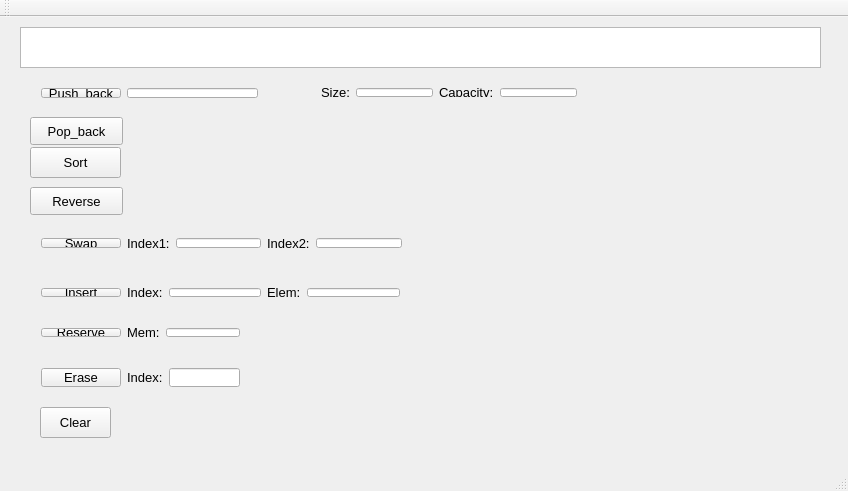
<?xml version="1.0" encoding="UTF-8"?>
<ui version="4.0">
 <class>MainWindowClass</class>
 <widget class="QMainWindow" name="MainWindowClass">
  <property name="geometry">
   <rect>
    <x>0</x>
    <y>0</y>
    <width>848</width>
    <height>491</height>
   </rect>
  </property>
  <property name="windowTitle">
   <string>MainWindow</string>
  </property>
  <widget class="QWidget" name="centralWidget">
   <widget class="QTextBrowser" name="textBrowser">
    <property name="geometry">
     <rect>
      <x>20</x>
      <y>10</y>
      <width>801</width>
      <height>41</height>
     </rect>
    </property>
   </widget>
   <widget class="QPushButton" name="popBack">
    <property name="geometry">
     <rect>
      <x>30</x>
      <y>100</y>
      <width>93</width>
      <height>28</height>
     </rect>
    </property>
    <property name="font">
     <font>
      <pointsize>10</pointsize>
     </font>
    </property>
    <property name="text">
     <string>Pop_back</string>
    </property>
   </widget>
   <widget class="QPushButton" name="sort">
    <property name="geometry">
     <rect>
      <x>30</x>
      <y>130</y>
      <width>91</width>
      <height>31</height>
     </rect>
    </property>
    <property name="font">
     <font>
      <pointsize>10</pointsize>
     </font>
    </property>
    <property name="text">
     <string>Sort</string>
    </property>
   </widget>
   <widget class="QPushButton" name="reverse">
    <property name="geometry">
     <rect>
      <x>30</x>
      <y>170</y>
      <width>93</width>
      <height>28</height>
     </rect>
    </property>
    <property name="font">
     <font>
      <pointsize>10</pointsize>
     </font>
    </property>
    <property name="text">
     <string>Reverse</string>
    </property>
   </widget>
   <widget class="QPushButton" name="clear">
    <property name="geometry">
     <rect>
      <x>40</x>
      <y>390</y>
      <width>71</width>
      <height>31</height>
     </rect>
    </property>
    <property name="font">
     <font>
      <pointsize>10</pointsize>
     </font>
    </property>
    <property name="text">
     <string>Clear</string>
    </property>
   </widget>
   <widget class="QWidget" name="">
    <property name="geometry">
     <rect>
      <x>30</x>
      <y>60</y>
      <width>239</width>
      <height>32</height>
     </rect>
    </property>
    <layout class="QHBoxLayout" name="horizontalLayout">
     <item>
      <widget class="QPushButton" name="pushBack">
       <property name="font">
        <font>
         <pointsize>10</pointsize>
        </font>
       </property>
       <property name="text">
        <string>Push_back</string>
       </property>
      </widget>
     </item>
     <item>
      <widget class="QLineEdit" name="pushbackg">
       <property name="font">
        <font>
         <pointsize>10</pointsize>
        </font>
       </property>
       <property name="inputMask">
        <string>9999</string>
       </property>
      </widget>
     </item>
    </layout>
   </widget>
   <widget class="QWidget" name="">
    <property name="geometry">
     <rect>
      <x>310</x>
      <y>60</y>
      <width>278</width>
      <height>31</height>
     </rect>
    </property>
    <layout class="QHBoxLayout" name="horizontalLayout_4">
     <item>
      <layout class="QHBoxLayout" name="horizontalLayout_3">
       <item>
        <widget class="QLabel" name="label">
         <property name="font">
          <font>
           <pointsize>10</pointsize>
          </font>
         </property>
         <property name="text">
          <string>Size:</string>
         </property>
        </widget>
       </item>
       <item>
        <widget class="QLineEdit" name="size">
         <property name="font">
          <font>
           <pointsize>10</pointsize>
          </font>
         </property>
        </widget>
       </item>
      </layout>
     </item>
     <item>
      <layout class="QHBoxLayout" name="horizontalLayout_2">
       <item>
        <widget class="QLabel" name="label_2">
         <property name="font">
          <font>
           <pointsize>10</pointsize>
          </font>
         </property>
         <property name="text">
          <string>Capacity:</string>
         </property>
        </widget>
       </item>
       <item>
        <widget class="QLineEdit" name="capacity">
         <property name="font">
          <font>
           <pointsize>10</pointsize>
          </font>
         </property>
         <property name="readOnly">
          <bool>true</bool>
         </property>
        </widget>
       </item>
      </layout>
     </item>
    </layout>
   </widget>
   <widget class="QWidget" name="">
    <property name="geometry">
     <rect>
      <x>30</x>
      <y>210</y>
      <width>383</width>
      <height>32</height>
     </rect>
    </property>
    <layout class="QHBoxLayout" name="horizontalLayout_6">
     <item>
      <widget class="QPushButton" name="swap">
       <property name="font">
        <font>
         <pointsize>10</pointsize>
        </font>
       </property>
       <property name="text">
        <string>Swap</string>
       </property>
      </widget>
     </item>
     <item>
      <layout class="QHBoxLayout" name="horizontalLayout_5">
       <item>
        <widget class="QLabel" name="label_3">
         <property name="font">
          <font>
           <pointsize>10</pointsize>
          </font>
         </property>
         <property name="text">
          <string>Index1:</string>
         </property>
        </widget>
       </item>
       <item>
        <widget class="QLineEdit" name="num1">
         <property name="font">
          <font>
           <pointsize>10</pointsize>
          </font>
         </property>
         <property name="inputMask">
          <string>99</string>
         </property>
        </widget>
       </item>
       <item>
        <widget class="QLabel" name="label_4">
         <property name="font">
          <font>
           <pointsize>10</pointsize>
          </font>
         </property>
         <property name="text">
          <string>Index2:</string>
         </property>
        </widget>
       </item>
       <item>
        <widget class="QLineEdit" name="num2">
         <property name="font">
          <font>
           <pointsize>10</pointsize>
          </font>
         </property>
         <property name="inputMask">
          <string>99</string>
         </property>
        </widget>
       </item>
      </layout>
     </item>
    </layout>
   </widget>
   <widget class="QWidget" name="">
    <property name="geometry">
     <rect>
      <x>30</x>
      <y>260</y>
      <width>381</width>
      <height>31</height>
     </rect>
    </property>
    <layout class="QHBoxLayout" name="horizontalLayout_10">
     <item>
      <layout class="QHBoxLayout" name="horizontalLayout_8">
       <item>
        <widget class="QPushButton" name="insert">
         <property name="font">
          <font>
           <pointsize>10</pointsize>
          </font>
         </property>
         <property name="text">
          <string>Insert</string>
         </property>
        </widget>
       </item>
       <item>
        <layout class="QHBoxLayout" name="horizontalLayout_7">
         <item>
          <widget class="QLabel" name="label_5">
           <property name="font">
            <font>
             <pointsize>10</pointsize>
            </font>
           </property>
           <property name="text">
            <string>Index:</string>
           </property>
          </widget>
         </item>
         <item>
          <widget class="QLineEdit" name="index">
           <property name="font">
            <font>
             <pointsize>10</pointsize>
            </font>
           </property>
           <property name="inputMask">
            <string>99</string>
           </property>
          </widget>
         </item>
        </layout>
       </item>
      </layout>
     </item>
     <item>
      <layout class="QHBoxLayout" name="horizontalLayout_9">
       <item>
        <widget class="QLabel" name="label_6">
         <property name="font">
          <font>
           <pointsize>10</pointsize>
          </font>
         </property>
         <property name="text">
          <string>Elem:</string>
         </property>
        </widget>
       </item>
       <item>
        <widget class="QLineEdit" name="insertg">
         <property name="font">
          <font>
           <pointsize>10</pointsize>
          </font>
         </property>
         <property name="inputMask">
          <string>9999</string>
         </property>
        </widget>
       </item>
      </layout>
     </item>
    </layout>
   </widget>
   <widget class="QWidget" name="">
    <property name="geometry">
     <rect>
      <x>30</x>
      <y>300</y>
      <width>221</width>
      <height>31</height>
     </rect>
    </property>
    <layout class="QHBoxLayout" name="horizontalLayout_11">
     <item>
      <widget class="QPushButton" name="reserve">
       <property name="font">
        <font>
         <pointsize>10</pointsize>
        </font>
       </property>
       <property name="text">
        <string>Reserve</string>
       </property>
      </widget>
     </item>
     <item>
      <widget class="QLabel" name="label_7">
       <property name="font">
        <font>
         <pointsize>10</pointsize>
        </font>
       </property>
       <property name="text">
        <string>Mem:</string>
       </property>
      </widget>
     </item>
     <item>
      <widget class="QLineEdit" name="reserveg">
       <property name="font">
        <font>
         <pointsize>10</pointsize>
        </font>
       </property>
      </widget>
     </item>
    </layout>
   </widget>
   <widget class="QWidget" name="">
    <property name="geometry">
     <rect>
      <x>30</x>
      <y>340</y>
      <width>221</width>
      <height>41</height>
     </rect>
    </property>
    <layout class="QHBoxLayout" name="horizontalLayout_12">
     <item>
      <widget class="QPushButton" name="erase">
       <property name="font">
        <font>
         <pointsize>10</pointsize>
        </font>
       </property>
       <property name="text">
        <string>Erase</string>
       </property>
      </widget>
     </item>
     <item>
      <widget class="QLabel" name="label_8">
       <property name="font">
        <font>
         <pointsize>10</pointsize>
        </font>
       </property>
       <property name="text">
        <string>Index:</string>
       </property>
      </widget>
     </item>
     <item>
      <widget class="QLineEdit" name="eraseg">
       <property name="font">
        <font>
         <pointsize>10</pointsize>
        </font>
       </property>
      </widget>
     </item>
    </layout>
   </widget>
  </widget>
  <widget class="QMenuBar" name="menuBar">
   <property name="geometry">
    <rect>
     <x>0</x>
     <y>0</y>
     <width>848</width>
     <height>26</height>
    </rect>
   </property>
  </widget>
  <widget class="QToolBar" name="mainToolBar">
   <attribute name="toolBarArea">
    <enum>TopToolBarArea</enum>
   </attribute>
   <attribute name="toolBarBreak">
    <bool>false</bool>
   </attribute>
  </widget>
  <widget class="QStatusBar" name="statusBar"/>
 </widget>
 <layoutdefault spacing="6" margin="11"/>
 <resources>
  <include location="mainwindow.qrc"/>
 </resources>
 <connections/>
</ui>
